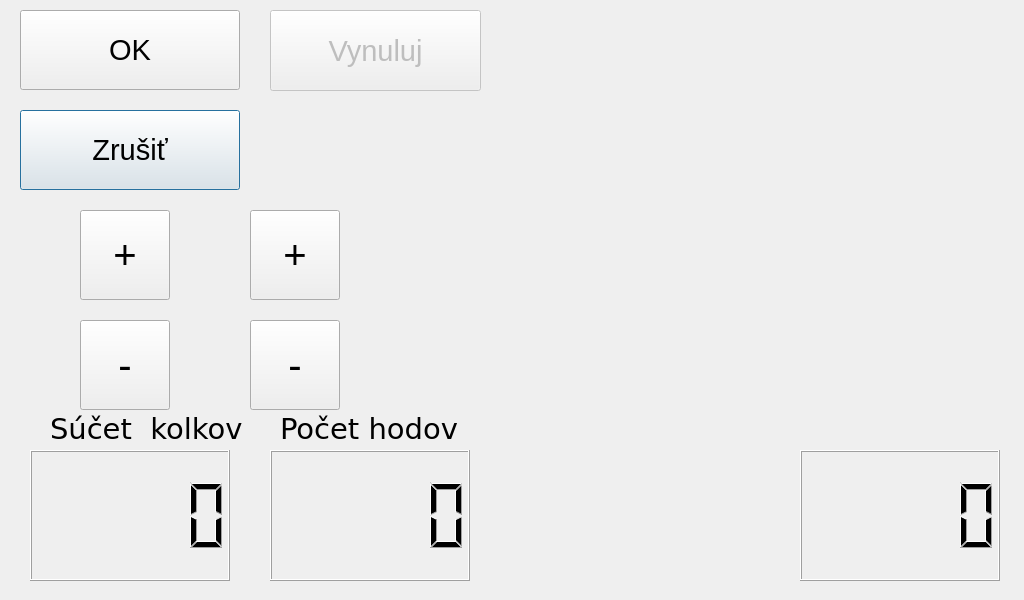
<?xml version="1.0" encoding="UTF-8"?>
<ui version="4.0">
 <class>ChangerWindow</class>
 <widget class="QDialog" name="ChangerWindow">
  <property name="geometry">
   <rect>
    <x>0</x>
    <y>0</y>
    <width>1024</width>
    <height>600</height>
   </rect>
  </property>
  <property name="windowTitle">
   <string>Dialog</string>
  </property>
  <widget class="QPushButton" name="pin6">
   <property name="geometry">
    <rect>
     <x>930</x>
     <y>210</y>
     <width>100</width>
     <height>180</height>
    </rect>
   </property>
   <property name="text">
    <string/>
   </property>
   <property name="icon">
    <iconset resource="ninepins.qrc">
     <normaloff>:/images/kolok1_big.png</normaloff>
     <normalon>:/images/kolok2_big.png</normalon>:/images/kolok1_big.png</iconset>
   </property>
   <property name="iconSize">
    <size>
     <width>50</width>
     <height>110</height>
    </size>
   </property>
   <property name="flat">
    <bool>true</bool>
   </property>
  </widget>
  <widget class="QPushButton" name="pin5">
   <property name="geometry">
    <rect>
     <x>650</x>
     <y>210</y>
     <width>100</width>
     <height>180</height>
    </rect>
   </property>
   <property name="text">
    <string/>
   </property>
   <property name="icon">
    <iconset resource="ninepins.qrc">
     <normaloff>:/images/kolok1_big.png</normaloff>
     <normalon>:/images/kolok2_big.png</normalon>:/images/kolok1_big.png</iconset>
   </property>
   <property name="iconSize">
    <size>
     <width>50</width>
     <height>110</height>
    </size>
   </property>
   <property name="flat">
    <bool>true</bool>
   </property>
  </widget>
  <widget class="QLCDNumber" name="scoreLCD">
   <property name="geometry">
    <rect>
     <x>30</x>
     <y>450</y>
     <width>200</width>
     <height>131</height>
    </rect>
   </property>
  </widget>
  <widget class="QPushButton" name="pin7">
   <property name="geometry">
    <rect>
     <x>500</x>
     <y>90</y>
     <width>100</width>
     <height>180</height>
    </rect>
   </property>
   <property name="sizePolicy">
    <sizepolicy hsizetype="Minimum" vsizetype="Expanding">
     <horstretch>0</horstretch>
     <verstretch>0</verstretch>
    </sizepolicy>
   </property>
   <property name="text">
    <string/>
   </property>
   <property name="icon">
    <iconset resource="ninepins.qrc">
     <normaloff>:/images/kolok1_big.png</normaloff>
     <normalon>:/images/kolok2_big.png</normalon>:/images/kolok1_big.png</iconset>
   </property>
   <property name="iconSize">
    <size>
     <width>50</width>
     <height>110</height>
    </size>
   </property>
   <property name="flat">
    <bool>true</bool>
   </property>
  </widget>
  <widget class="QPushButton" name="pin2">
   <property name="geometry">
    <rect>
     <x>500</x>
     <y>290</y>
     <width>100</width>
     <height>180</height>
    </rect>
   </property>
   <property name="autoFillBackground">
    <bool>false</bool>
   </property>
   <property name="text">
    <string/>
   </property>
   <property name="icon">
    <iconset resource="ninepins.qrc">
     <normaloff>:/images/kolok1_big.png</normaloff>
     <normalon>:/images/kolok2_big.png</normalon>:/images/kolok1_big.png</iconset>
   </property>
   <property name="iconSize">
    <size>
     <width>50</width>
     <height>110</height>
    </size>
   </property>
   <property name="shortcut">
    <string notr="true"/>
   </property>
   <property name="checkable">
    <bool>false</bool>
   </property>
   <property name="autoRepeat">
    <bool>false</bool>
   </property>
   <property name="autoExclusive">
    <bool>false</bool>
   </property>
   <property name="autoDefault">
    <bool>true</bool>
   </property>
   <property name="default">
    <bool>false</bool>
   </property>
   <property name="flat">
    <bool>true</bool>
   </property>
  </widget>
  <widget class="QLCDNumber" name="roundsLCD">
   <property name="geometry">
    <rect>
     <x>270</x>
     <y>450</y>
     <width>200</width>
     <height>131</height>
    </rect>
   </property>
  </widget>
  <widget class="QLCDNumber" name="pointsLCD">
   <property name="geometry">
    <rect>
     <x>800</x>
     <y>450</y>
     <width>200</width>
     <height>131</height>
    </rect>
   </property>
  </widget>
  <widget class="QPushButton" name="pin4">
   <property name="geometry">
    <rect>
     <x>370</x>
     <y>210</y>
     <width>100</width>
     <height>150</height>
    </rect>
   </property>
   <property name="text">
    <string/>
   </property>
   <property name="icon">
    <iconset resource="ninepins.qrc">
     <normaloff>:/images/kolok1_big.png</normaloff>
     <normalon>:/images/kolok2_big.png</normalon>:/images/kolok1_big.png</iconset>
   </property>
   <property name="iconSize">
    <size>
     <width>50</width>
     <height>110</height>
    </size>
   </property>
   <property name="flat">
    <bool>true</bool>
   </property>
  </widget>
  <widget class="QLabel" name="label_3">
   <property name="geometry">
    <rect>
     <x>50</x>
     <y>410</y>
     <width>211</width>
     <height>37</height>
    </rect>
   </property>
   <property name="font">
    <font>
     <family>Verdana</family>
     <pointsize>22</pointsize>
    </font>
   </property>
   <property name="acceptDrops">
    <bool>false</bool>
   </property>
   <property name="layoutDirection">
    <enum>Qt::RightToLeft</enum>
   </property>
   <property name="text">
    <string>Súčet  kolkov</string>
   </property>
  </widget>
  <widget class="QPushButton" name="pin9">
   <property name="geometry">
    <rect>
     <x>650</x>
     <y>-30</y>
     <width>100</width>
     <height>180</height>
    </rect>
   </property>
   <property name="text">
    <string/>
   </property>
   <property name="icon">
    <iconset resource="ninepins.qrc">
     <normaloff>:/images/kolok1_big.png</normaloff>
     <normalon>:/images/kolok2_big.png</normalon>:/images/kolok1_big.png</iconset>
   </property>
   <property name="iconSize">
    <size>
     <width>50</width>
     <height>110</height>
    </size>
   </property>
   <property name="flat">
    <bool>true</bool>
   </property>
  </widget>
  <widget class="QLabel" name="label_4">
   <property name="geometry">
    <rect>
     <x>280</x>
     <y>410</y>
     <width>201</width>
     <height>37</height>
    </rect>
   </property>
   <property name="font">
    <font>
     <family>Verdana</family>
     <pointsize>22</pointsize>
    </font>
   </property>
   <property name="acceptDrops">
    <bool>false</bool>
   </property>
   <property name="layoutDirection">
    <enum>Qt::RightToLeft</enum>
   </property>
   <property name="text">
    <string>Počet hodov</string>
   </property>
  </widget>
  <widget class="QPushButton" name="pin3">
   <property name="geometry">
    <rect>
     <x>800</x>
     <y>290</y>
     <width>100</width>
     <height>180</height>
    </rect>
   </property>
   <property name="text">
    <string/>
   </property>
   <property name="icon">
    <iconset resource="ninepins.qrc">
     <normaloff>:/images/kolok1_big.png</normaloff>
     <normalon>:/images/kolok2_big.png</normalon>:/images/kolok1_big.png</iconset>
   </property>
   <property name="iconSize">
    <size>
     <width>50</width>
     <height>110</height>
    </size>
   </property>
   <property name="flat">
    <bool>true</bool>
   </property>
  </widget>
  <widget class="QPushButton" name="pin1">
   <property name="geometry">
    <rect>
     <x>650</x>
     <y>450</y>
     <width>100</width>
     <height>180</height>
    </rect>
   </property>
   <property name="text">
    <string/>
   </property>
   <property name="icon">
    <iconset resource="ninepins.qrc">
     <normaloff>:/images/kolok1_big.png</normaloff>
     <normalon>:/images/kolok2_big.png</normalon>:/images/kolok1_big.png</iconset>
   </property>
   <property name="iconSize">
    <size>
     <width>50</width>
     <height>110</height>
    </size>
   </property>
   <property name="autoDefault">
    <bool>true</bool>
   </property>
   <property name="flat">
    <bool>true</bool>
   </property>
  </widget>
  <widget class="QPushButton" name="pin8">
   <property name="geometry">
    <rect>
     <x>800</x>
     <y>90</y>
     <width>100</width>
     <height>180</height>
    </rect>
   </property>
   <property name="text">
    <string/>
   </property>
   <property name="icon">
    <iconset resource="ninepins.qrc">
     <normaloff>:/images/kolok1_big.png</normaloff>
     <normalon>:/images/kolok2_big.png</normalon>:/images/kolok1_big.png</iconset>
   </property>
   <property name="iconSize">
    <size>
     <width>50</width>
     <height>110</height>
    </size>
   </property>
   <property name="flat">
    <bool>true</bool>
   </property>
  </widget>
  <widget class="QPushButton" name="scorePlus">
   <property name="geometry">
    <rect>
     <x>80</x>
     <y>210</y>
     <width>90</width>
     <height>90</height>
    </rect>
   </property>
   <property name="font">
    <font>
     <pointsize>30</pointsize>
    </font>
   </property>
   <property name="text">
    <string>+</string>
   </property>
  </widget>
  <widget class="QPushButton" name="scoreMinus">
   <property name="geometry">
    <rect>
     <x>80</x>
     <y>320</y>
     <width>90</width>
     <height>90</height>
    </rect>
   </property>
   <property name="font">
    <font>
     <pointsize>30</pointsize>
    </font>
   </property>
   <property name="text">
    <string>-</string>
   </property>
  </widget>
  <widget class="QPushButton" name="roundsPlus">
   <property name="geometry">
    <rect>
     <x>250</x>
     <y>210</y>
     <width>90</width>
     <height>90</height>
    </rect>
   </property>
   <property name="font">
    <font>
     <pointsize>30</pointsize>
    </font>
   </property>
   <property name="text">
    <string>+</string>
   </property>
  </widget>
  <widget class="QPushButton" name="roundsMinus">
   <property name="geometry">
    <rect>
     <x>250</x>
     <y>320</y>
     <width>90</width>
     <height>90</height>
    </rect>
   </property>
   <property name="font">
    <font>
     <pointsize>30</pointsize>
    </font>
   </property>
   <property name="text">
    <string>-</string>
   </property>
  </widget>
  <widget class="QPushButton" name="okButton">
   <property name="geometry">
    <rect>
     <x>20</x>
     <y>10</y>
     <width>220</width>
     <height>80</height>
    </rect>
   </property>
   <property name="font">
    <font>
     <pointsize>22</pointsize>
    </font>
   </property>
   <property name="text">
    <string>OK</string>
   </property>
  </widget>
  <widget class="QPushButton" name="cancelButton">
   <property name="geometry">
    <rect>
     <x>20</x>
     <y>110</y>
     <width>220</width>
     <height>80</height>
    </rect>
   </property>
   <property name="font">
    <font>
     <pointsize>22</pointsize>
    </font>
   </property>
   <property name="text">
    <string>Zrušiť</string>
   </property>
   <property name="default">
    <bool>true</bool>
   </property>
  </widget>
  <widget class="QPushButton" name="zeroButton">
   <property name="enabled">
    <bool>false</bool>
   </property>
   <property name="geometry">
    <rect>
     <x>270</x>
     <y>10</y>
     <width>211</width>
     <height>81</height>
    </rect>
   </property>
   <property name="font">
    <font>
     <pointsize>22</pointsize>
    </font>
   </property>
   <property name="text">
    <string>Vynuluj</string>
   </property>
  </widget>
 </widget>
 <resources>
  <include location="ninepins.qrc"/>
 </resources>
 <connections/>
</ui>
